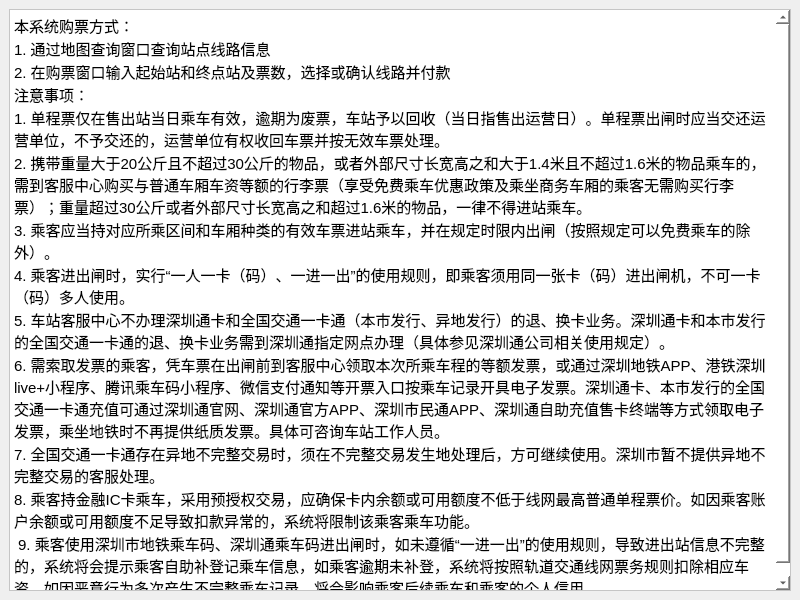
<?xml version="1.0" encoding="UTF-8"?>
<ui version="4.0">
 <class>UsageWindows</class>
 <widget class="QMainWindow" name="UsageWindows">
  <property name="geometry">
   <rect>
    <x>0</x>
    <y>0</y>
    <width>800</width>
    <height>600</height>
   </rect>
  </property>
  <property name="windowTitle">
   <string>购票指南</string>
  </property>
  <property name="windowIcon">
   <iconset resource="res.qrc">
    <normaloff>:/images/icon.png</normaloff>:/images/icon.png</iconset>
  </property>
  <widget class="QWidget" name="centralwidget">
   <layout class="QGridLayout" name="gridLayout">
    <item row="0" column="0">
     <widget class="QTextBrowser" name="textBrowser">
      <property name="styleSheet">
       <string notr="true">color: black;
background:white</string>
      </property>
      <property name="html">
       <string>&lt;!DOCTYPE HTML PUBLIC &quot;-//W3C//DTD HTML 4.0//EN&quot; &quot;http://www.w3.org/TR/REC-html40/strict.dtd&quot;&gt;
&lt;html&gt;&lt;head&gt;&lt;meta name=&quot;qrichtext&quot; content=&quot;1&quot; /&gt;&lt;style type=&quot;text/css&quot;&gt;
p, li { white-space: pre-wrap; }
&lt;/style&gt;&lt;/head&gt;&lt;body style=&quot; font-family:'Ubuntu'; font-size:11pt; font-weight:400; font-style:normal;&quot;&gt;
&lt;p style=&quot; margin-top:0px; margin-bottom:0px; margin-left:0px; margin-right:0px; -qt-block-indent:0; text-indent:0px;&quot;&gt;本系统购票方式： &lt;/p&gt;
&lt;p style=&quot; margin-top:0px; margin-bottom:0px; margin-left:0px; margin-right:0px; -qt-block-indent:0; text-indent:0px;&quot;&gt;1. 通过地图查询窗口查询站点线路信息 &lt;/p&gt;
&lt;p style=&quot; margin-top:0px; margin-bottom:0px; margin-left:0px; margin-right:0px; -qt-block-indent:0; text-indent:0px;&quot;&gt;2. 在购票窗口输入起始站和终点站及票数，选择或确认线路并付款 &lt;/p&gt;
&lt;p style=&quot; margin-top:0px; margin-bottom:0px; margin-left:0px; margin-right:0px; -qt-block-indent:0; text-indent:0px;&quot;&gt;注意事项： &lt;/p&gt;
&lt;p style=&quot; margin-top:0px; margin-bottom:0px; margin-left:0px; margin-right:0px; -qt-block-indent:0; text-indent:0px;&quot;&gt;1. 单程票仅在售出站当日乘车有效，逾期为废票，车站予以回收（当日指售出运营日）。单程票出闸时应当交还运营单位，不予交还的，运营单位有权收回车票并按无效车票处理。 &lt;/p&gt;
&lt;p style=&quot; margin-top:0px; margin-bottom:0px; margin-left:0px; margin-right:0px; -qt-block-indent:0; text-indent:0px;&quot;&gt;2. 携带重量大于20公斤且不超过30公斤的物品，或者外部尺寸长宽高之和大于1.4米且不超过1.6米的物品乘车的，需到客服中心购买与普通车厢车资等额的行李票（享受免费乘车优惠政策及乘坐商务车厢的乘客无需购买行李票）；重量超过30公斤或者外部尺寸长宽高之和超过1.6米的物品，一律不得进站乘车。 &lt;/p&gt;
&lt;p style=&quot; margin-top:0px; margin-bottom:0px; margin-left:0px; margin-right:0px; -qt-block-indent:0; text-indent:0px;&quot;&gt;3. 乘客应当持对应所乘区间和车厢种类的有效车票进站乘车，并在规定时限内出闸（按照规定可以免费乘车的除外）。 &lt;/p&gt;
&lt;p style=&quot; margin-top:0px; margin-bottom:0px; margin-left:0px; margin-right:0px; -qt-block-indent:0; text-indent:0px;&quot;&gt;4. 乘客进出闸时，实行“一人一卡（码）、一进一出”的使用规则，即乘客须用同一张卡（码）进出闸机，不可一卡（码）多人使用。 &lt;/p&gt;
&lt;p style=&quot; margin-top:0px; margin-bottom:0px; margin-left:0px; margin-right:0px; -qt-block-indent:0; text-indent:0px;&quot;&gt;5. 车站客服中心不办理深圳通卡和全国交通一卡通（本市发行、异地发行）的退、换卡业务。深圳通卡和本市发行的全国交通一卡通的退、换卡业务需到深圳通指定网点办理（具体参见深圳通公司相关使用规定）。 &lt;/p&gt;
&lt;p style=&quot; margin-top:0px; margin-bottom:0px; margin-left:0px; margin-right:0px; -qt-block-indent:0; text-indent:0px;&quot;&gt;6. 需索取发票的乘客，凭车票在出闸前到客服中心领取本次所乘车程的等额发票，或通过深圳地铁APP、港铁深圳live+小程序、腾讯乘车码小程序、微信支付通知等开票入口按乘车记录开具电子发票。深圳通卡、本市发行的全国交通一卡通充值可通过深圳通官网、深圳通官方APP、深圳市民通APP、深圳通自助充值售卡终端等方式领取电子发票，乘坐地铁时不再提供纸质发票。具体可咨询车站工作人员。 &lt;/p&gt;
&lt;p style=&quot; margin-top:0px; margin-bottom:0px; margin-left:0px; margin-right:0px; -qt-block-indent:0; text-indent:0px;&quot;&gt;7. 全国交通一卡通存在异地不完整交易时，须在不完整交易发生地处理后，方可继续使用。深圳市暂不提供异地不完整交易的客服处理。 &lt;/p&gt;
&lt;p style=&quot; margin-top:0px; margin-bottom:0px; margin-left:0px; margin-right:0px; -qt-block-indent:0; text-indent:0px;&quot;&gt;8. 乘客持金融IC卡乘车，采用预授权交易，应确保卡内余额或可用额度不低于线网最高普通单程票价。如因乘客账户余额或可用额度不足导致扣款异常的，系统将限制该乘客乘车功能。&lt;/p&gt;
&lt;p style=&quot; margin-top:0px; margin-bottom:0px; margin-left:0px; margin-right:0px; -qt-block-indent:0; text-indent:0px;&quot;&gt; 9. 乘客使用深圳市地铁乘车码、深圳通乘车码进出闸时，如未遵循“一进一出”的使用规则，导致进出站信息不完整的，系统将会提示乘客自助补登记乘车信息，如乘客逾期未补登，系统将按照轨道交通线网票务规则扣除相应车资。如因恶意行为多次产生不完整乘车记录，将会影响乘客后续乘车和乘客的个人信用。&lt;/p&gt;&lt;/body&gt;&lt;/html&gt;</string>
      </property>
     </widget>
    </item>
   </layout>
  </widget>
 </widget>
 <resources>
  <include location="res.qrc"/>
 </resources>
 <connections/>
</ui>
